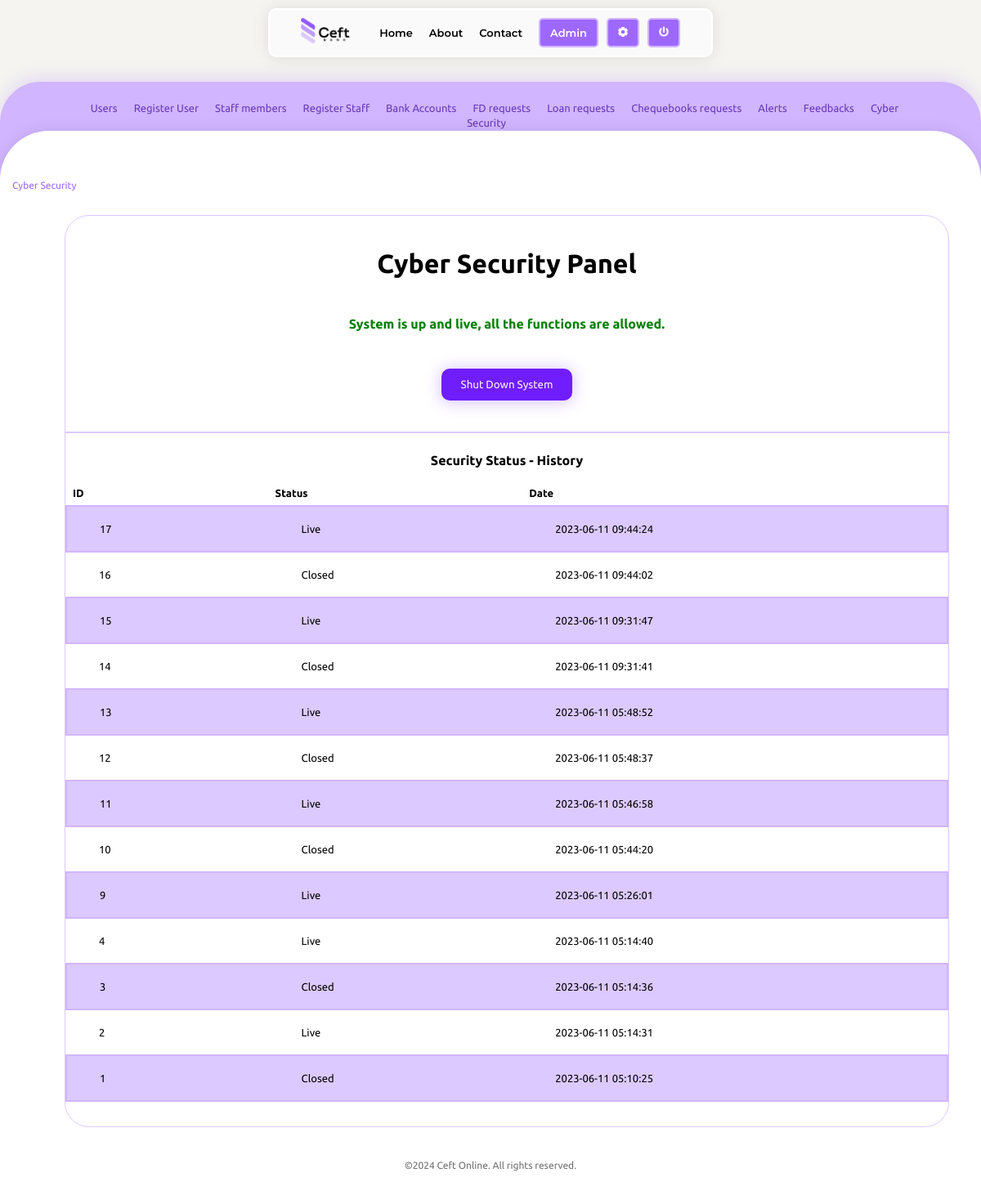
The app's page /admin/security.php (signed in) with its own data.
### tables this page shows
CREATE TABLE `cyber_security` (
  `id` int(11) NOT NULL,
  `status` int(11) NOT NULL,
  `s_date` datetime NOT NULL DEFAULT CURRENT_TIMESTAMP
);

### admin/security.php (the view, shortened to what this page needs)
<?php
include_once('../backend/connection.php');
$query2 = "SELECT * FROM cyber_security ORDER BY id DESC";
$result2 = mysqli_query($conn, $query2);
?>
<!DOCTYPE html>
<html lang="en">
<head>
    <link rel="stylesheet" href="../css/style.css">
</head>
<body class="dashboard-body">
<?php include './layouts/navbar.php' ?>
<?php include './layouts/admin_secondary_nav.php' ?>
<div class="dashboard-board" style="min-height: calc(100vh - 227px);">
    <div class="container breadcrumb">
        <a href="./security.php">Cyber Security</a>
    </div>
    <div class="dash-container container-mid">
        <div class="contact-form" id="dash1" style="width: 90%">
            <div class="">
                <div class="login-main-side container-mid login-grid-1">
                    <h1 style="margin: 10px 0 30px;">Cyber Security Panel</h1>
                    <?php
                    if ($current_status == 1) {
                        echo '<p style="font-weight: bold; color: green;">
                        System is up and live, all the functions are allowed.
                    </p>';
                    } else {
                        echo '<p style="font-weight: bold; color: red;">
                        System is closed, only cyber security officers can access.
                    </p>';
                    }
                    ?>
                    <button onclick="shutdownSystem(<?php echo $current_status ?>)" class="dark-bg-button"
                            style="margin: 30px 0; width: 160px;"
                            type="submit">
                        <?php
                        if ($current_status == 0)
                            echo("Turn On System");
                        else
                            echo("Shut Down System");
                        ?>
                    </button>
                    <hr style="border: 1px solid #dcc9ff; width: 100%;">
                    <p style="font-weight: bold;">Security Status - History</p>
                    <table>
                        <?php
                        if (mysqli_num_rows($result2) > 0) {
                            echo
                            '<tr>
                            <th>ID</th>
                            <th>Status</th>
                            <th>Date</th>
                        </tr>';
                            while ($row = mysqli_fetch_assoc($result2)) {
                                echo
                                    '<tr>
                            <td>' . $row['id'] . '</td>';
                                if ($row['status'] == 1) {
                                    echo '<td>Live</td>';
                                } else {
                                    echo '<td>Closed</td>';
                                }
                                echo '<td>' . $row['s_date'] . '</td>
                        </tr>';
                            }
                        } else {
                            echo "0 results";
                        }
                        ?>
                    </table>
                </div>
            </div>
        </div>
    </div>
    <p class="legal-footer" style="background-color: transparent; color: #707070; padding: 20px 0 30px;">
        ©<span id="year"></span> Ceft Online. All rights reserved.
    </p>
</div>
</body>
</html>

### admin/layouts/navbar.php
<?php
if (!isset($_SESSION['uid'])) {
    header('Location: ../login.php');
    exit();
} else {
    echo '<div class="nav-container container-mid">
    <nav class="navbar">
        <div>
            <a href="./"><img src="../images/logos/ceft_logo_black.png" alt="Ceft Bank Logo" width="60" height="auto"></a>
        </div>
        <div>
            <a class="light-bg-link" href="../">Home</a>
            <a class="light-bg-link" href="../about.php">About</a>
            <a class="light-bg-link" href="../contact.php">Contact</a>
            <a class="nav-profile-link" href="./" style="margin-right: 0px;">' . $_SESSION['fname'] . '</a>
            <a class="nav-profile-link" style="margin-right: 0;" href="./settings.php">
                <span><img src="../images/icons/settings.png" alt="Settings Icon" width="12"></span>
            </a>
            <a class="nav-profile-link" href="../backend/public/logout.php">
                <span><img src="../images/icons/logout.png" alt="Logout Icon" width="12"></span>
            </a>
        </div>
    </nav>
</div>';
}
?>

### admin/layouts/admin_secondary_nav.php (shortened to what this page needs)
<?php
$role = $_SESSION['role'];
include_once('../backend/connection.php');
$query1 = "SELECT * FROM cyber_security ORDER BY id DESC LIMIT 1";
$result1 = mysqli_query($conn, $query1);
$row1 = mysqli_fetch_assoc($result1);
$current_status = $row1['status'];
echo '<div class="dash-nav-container container-mid">
    <nav class="dash-nav">';
        if ($role == 'manager' || $role == 'admin') {echo '<a href="./user.php">Users</a>';}
        if ($role == 'cashier' || $role == 'manager' || $role == 'admin') {echo '<a href="./new_user.php">Register User</a>';}
        if ($role == 'admin') {echo '<a href="./staff.php">Staff members</a>';}
        if ($role == 'admin') {echo '<a href="./new_staff.php">Register Staff</a>';}
        if ($role == 'cashier' || $role == 'manager' || $role == 'admin') {echo '<a href="./bank_account.php">Bank Accounts</a>';}
        if ($role == 'manager' || $role == 'admin') {echo '<a href="./fd.php">FD requests</a>';}
        if ($role == 'manager' || $role == 'admin') {echo '<a href="./loan.php">Loan requests</a>';}
        if ($role == 'cashier' || $role == 'manager' || $role == 'admin') {echo '<a href="./chequebook.php">Chequebooks requests</a>';}
        if ($role == 'admin') {echo '<a href="./alerts.php">Alerts</a>';}
        if ($role == 'manager' || $role == 'admin') {echo '<a href="./feedback.php">Feedbacks</a>';}
        if ($role == 'admin' || $role == 'security') {echo '<a href="./security.php">Cyber Security</a>';}
echo '</nav>
</div>';
?>

### css/style.css (style rules this page uses)
* { font-family: 'Ubuntu', sans-serif; font-weight: 400; }
body { margin: 0; overflow-x: hidden; }
a { text-decoration: none!important; }
.light-bg-link { color: #000; transition-duration: .3s; }
.dark-bg-button { background-color: #701dff; color: #f8f3ff; border: 2px solid #701dff; box-shadow: 0 1px 20px rgba(112, 29, 255, 0.3); border-radius: 10px; padding: 10px 20px; transition-duration: .3s; }
h1 { font-weight: 700; }
.container { width: 100%; max-width: 1200px; margin: 0 auto; padding: 0 15px; }
.container-mid { display: flex; flex-direction: column; justify-content: center; align-items: center; text-align: center; }
.nav-container { width: 100%; max-height: 200px; }
.navbar { position: fixed; z-index: 2000; top: 10px; border-radius: 10px; background-color: #fafafa; border: 2px solid #fff; box-shadow: 0 1px 20px rgba(0, 0, 0, 0.1); width: 500px; max-width: 90%; padding: 10px 20px; display: grid; grid-template-columns: auto auto; }
.navbar div:nth-child(2) { display: flex; justify-content: center; align-items: center; }
.navbar a { font-size: 13px; margin: 0 10px; font-family: 'Montserrat', sans-serif; font-weight: 600; }
.legal-footer { background-color: #bf9bfe; margin: 0; color: #fff; font-size: 12px; padding: 0 0 20px; width: 100%; text-align: center; }
.login-main-side { padding: 30px 0; }
.nav-profile-link { color: #fff; font-size: 12px; transition-duration: .3s; background-color: #9e68ff; padding: 8px 12px; border-radius: 5px; border: 2px solid #d0b5ff; }
.dashboard-body { background-color: #f5f4f0; }
.dashboard-board { position: absolute; width: 100%; margin-top: 160px; padding: 60px 0 0; background-color: rgb(255, 255, 255); border-top-left-radius: 60px; border-top-right-radius: 60px; box-shadow: 0 1px 20px rgba(0, 0, 0, 0.1); }
.dash-nav-container { width: 100%; margin-top: 100px; position: fixed; z-index: -1; }
.dash-nav { box-shadow: 0 -5px 20px 0 rgb(157 103 253 / 20%); background-color: #d1b5ff; border: 2px solid #d0b5ff; padding: 20px 80px 300px; border-radius: 50px; }
.dash-nav a { margin: 0 10px; font-size: 13px; color: #673ab7; }
.dash-container { width: 100%; margin: 20px; display: flex; flex-direction: column; justify-content: center; }
#dash1 { background-color: #fff; border: 1px solid #dcc9ff; border-radius: 30px; width: 800px; }
table { border-collapse: collapse; width: 100%; }
td, th { font-size: 13px; text-align: left; padding: 8px; }
th { font-weight: bold; }
tr:nth-child(even) { background-color: #dcc9ff; border: 2px solid #d1b5ff; border-radius: 20px; }
td { padding: 20px 40px !important; }
.breadcrumb { font-size: 12px; margin-bottom: 30px; }
.breadcrumb a { color: #9e68ff; }

### records on screen
cyber_security: id "17", status "Live", s_date "2023-06-11 09:44:24"
cyber_security: id "16", status "Closed", s_date "2023-06-11 09:44:02"
cyber_security: id "15", status "Live", s_date "2023-06-11 09:31:47"
cyber_security: id "14", status "Closed", s_date "2023-06-11 09:31:41"
cyber_security: id "13", status "Live", s_date "2023-06-11 05:48:52"
cyber_security: id "12", status "Closed", s_date "2023-06-11 05:48:37"
cyber_security: id "11", status "Live", s_date "2023-06-11 05:46:58"
cyber_security: id "10", status "Closed", s_date "2023-06-11 05:44:20"
cyber_security: id "9", status "Live", s_date "2023-06-11 05:26:01"
cyber_security: id "4", status "Live", s_date "2023-06-11 05:14:40"
cyber_security: id "3", status "Closed", s_date "2023-06-11 05:14:36"
cyber_security: id "2", status "Live", s_date "2023-06-11 05:14:31"
cyber_security: id "1", status "Closed", s_date "2023-06-11 05:10:25"

### other values on screen
$_SESSION['fname'] "Admin"
